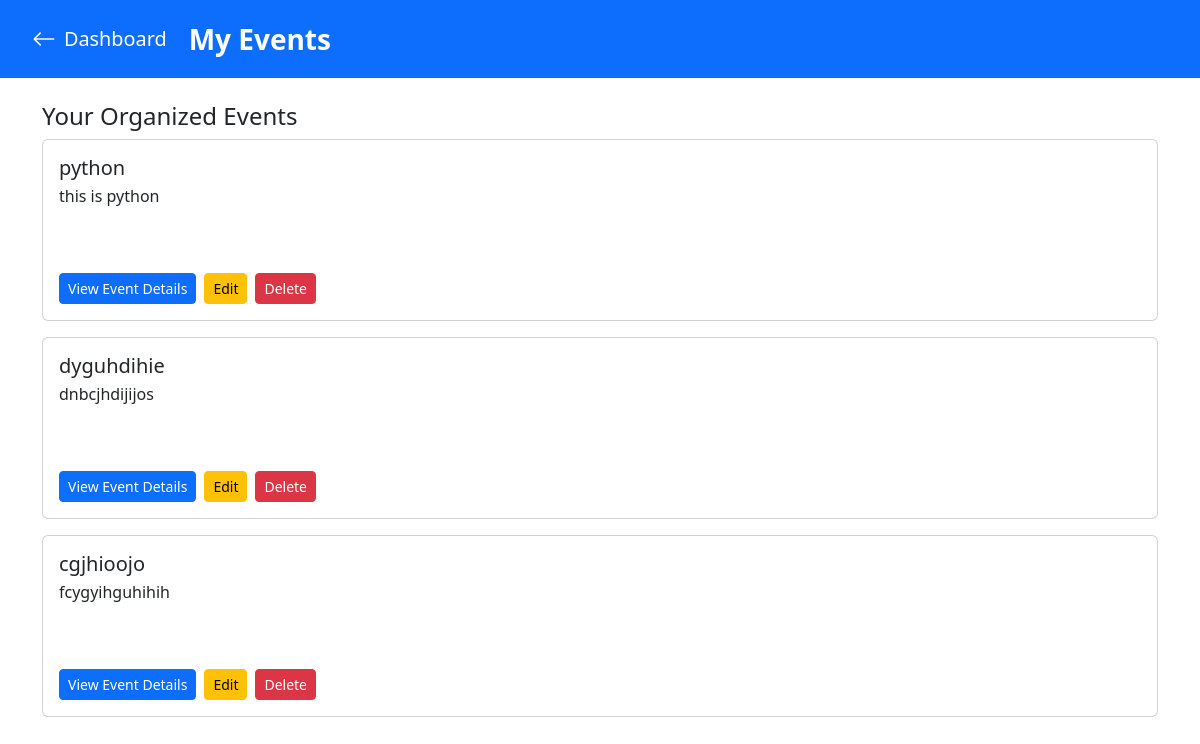
/api/auth/my-events/ (signed in), run on an earlier commit of the app's database.
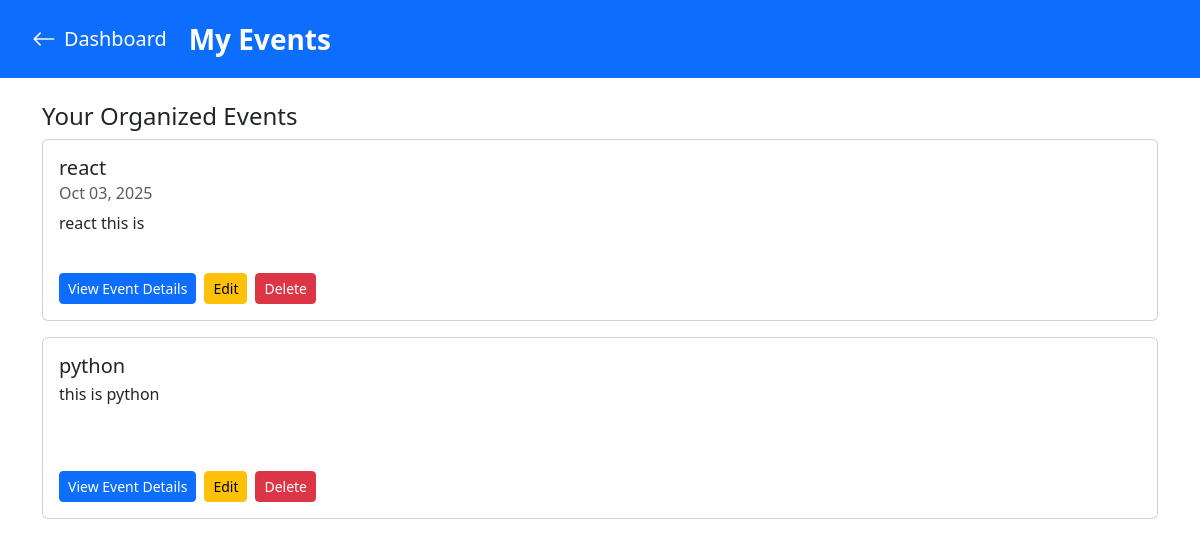
And on a later commit of the database.
### accounts/models.py (models this page shows, shortened)
class Event(models.Model):
    owner = models.ForeignKey(User, on_delete=models.CASCADE)
    owners = models.ManyToManyField(User, related_name='my_events', blank=True)  # Event owners
    title = models.CharField(max_length=200)
    description = models.TextField(blank=True)
    event_date = models.DateField()
    created_at = models.DateTimeField(auto_now_add=True)
    start_time = models.TimeField(null=True, blank=True)
    end_time = models.TimeField(null=True, blank=True)
    max_participants = models.PositiveIntegerField(null=True, blank=True)
    meeting_link = models.URLField(blank=True)
    registration_deadline = models.DateTimeField(null=True, blank=True)
    registrants = models.ManyToManyField(User, related_name='registered_events', blank=True)
    is_admin_event = models.BooleanField(default=False)
    class Meta:
        ordering = ['event_date']  # Always order events by date

### accounts/views.py (the view)
# urls.py: path('my-events/', views.my_events, name='my_events'),
@login_required
def my_events(request):
    my_events = Event.objects.filter(owners=request.user).order_by('event_date')
    if request.method == "POST":
        form = EventForm(request.POST)
        if form.is_valid():
            event = form.save(commit=False)
            event.is_admin_event = False
            event.save()
            event.owners.add(request.user)
            messages.success(request, "Event added successfully.")
            return redirect('my_events')
    else:
        form = EventForm()
    return render(request, 'accounts/my_events.html', {
        'my_events': my_events,
        'form': form,
    })

### accounts/templates/accounts/my_events.html (shortened to what this page needs)
{% load widget_tweaks %}
<!DOCTYPE html>
<html lang="en">
<head>
    <link href="https://cdn.jsdelivr.net/npm/bootstrap@5.3.0/dist/css/bootstrap.min.css" rel="stylesheet" />
    <link rel="stylesheet" href="https://cdn.jsdelivr.net/npm/bootstrap-icons@1.9.1/font/bootstrap-icons.css" />
</head>
<body>
    <div class="header-bar">
        <a href="{% url 'dashboard' %}" class="back-link" aria-label="Go back to dashboard">
            <i class="bi bi-arrow-left" style="font-size: 1.5rem; margin-right: 8px;"></i>
            Dashboard
        </a>
        <span class="fs-3 fw-bold">My Events</span>
    </div>
    <div class="container mt-4">
        <h4>Your Organized Events</h4>
        {% if my_events %}
            {% for event in my_events %}
                <div class="card mb-3">
                    <div class="card-body d-flex flex-column justify-content-between" style="min-height: 180px;">
                        <div>
                            <h5 class="card-title">{{ event.title }}</h5>
                            <h6 class="card-subtitle mb-2 text-muted">{{ event.event_date|date:"M d, Y" }}</h6>
                            <p class="card-text">{{ event.description }}</p>
                        </div>
                        <div class="mt-3 d-flex gap-2">
                            <a href="{% url 'event_detail' event.id %}" class="btn btn-primary btn-sm">View Event Details</a>
                            {% if request.user in event.owners.all %}
                                <a href="{% url 'edit_event' event.id %}" class="btn btn-warning btn-sm">Edit</a>
                                <form action="{% url 'delete_event' event.id %}" method="post" style="display:inline;">
                                    <button type="button" class="btn btn-danger btn-sm" data-bs-toggle="modal" data-bs-target="#deleteModal{{ event.id }}">
                                        Delete
                                    </button>
                                                    {% endif %}
                        </div>
                    </div>
                </div>
            {% endfor %}
        {% else %}
            <div class="alert alert-info">You have not organized any events yet.</div>
        {% endif %}
    </div>
</body>
</html>

What changed in the data, as far as the page shows it:
removed Event: title "dyguhdihie", description "dnbcjhdijijos"
removed Event: title "cgjhioojo", description "fcygyihguhihih"
added Event: title "react", event_date "Oct 03, 2025", description "react this is"
